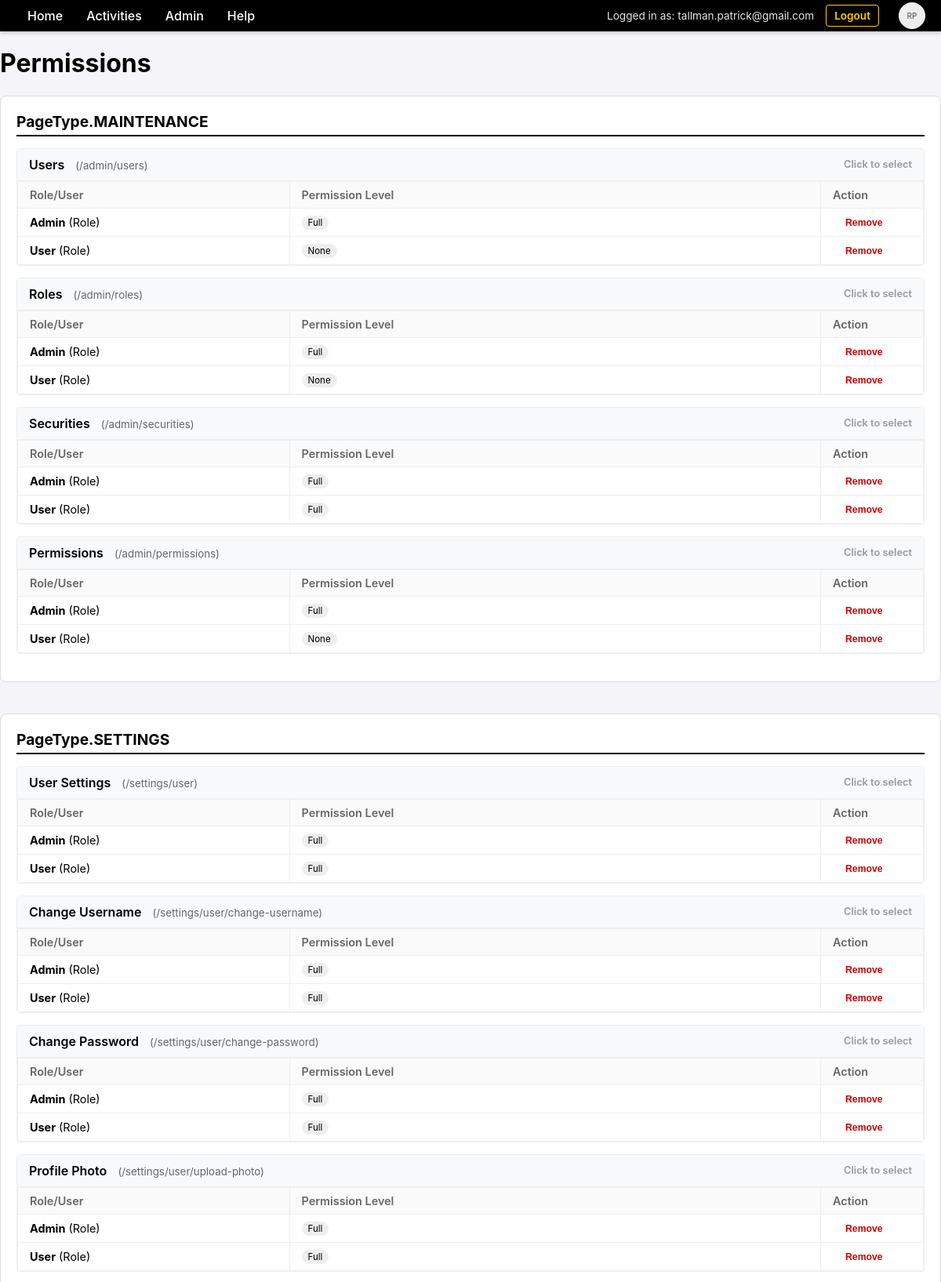
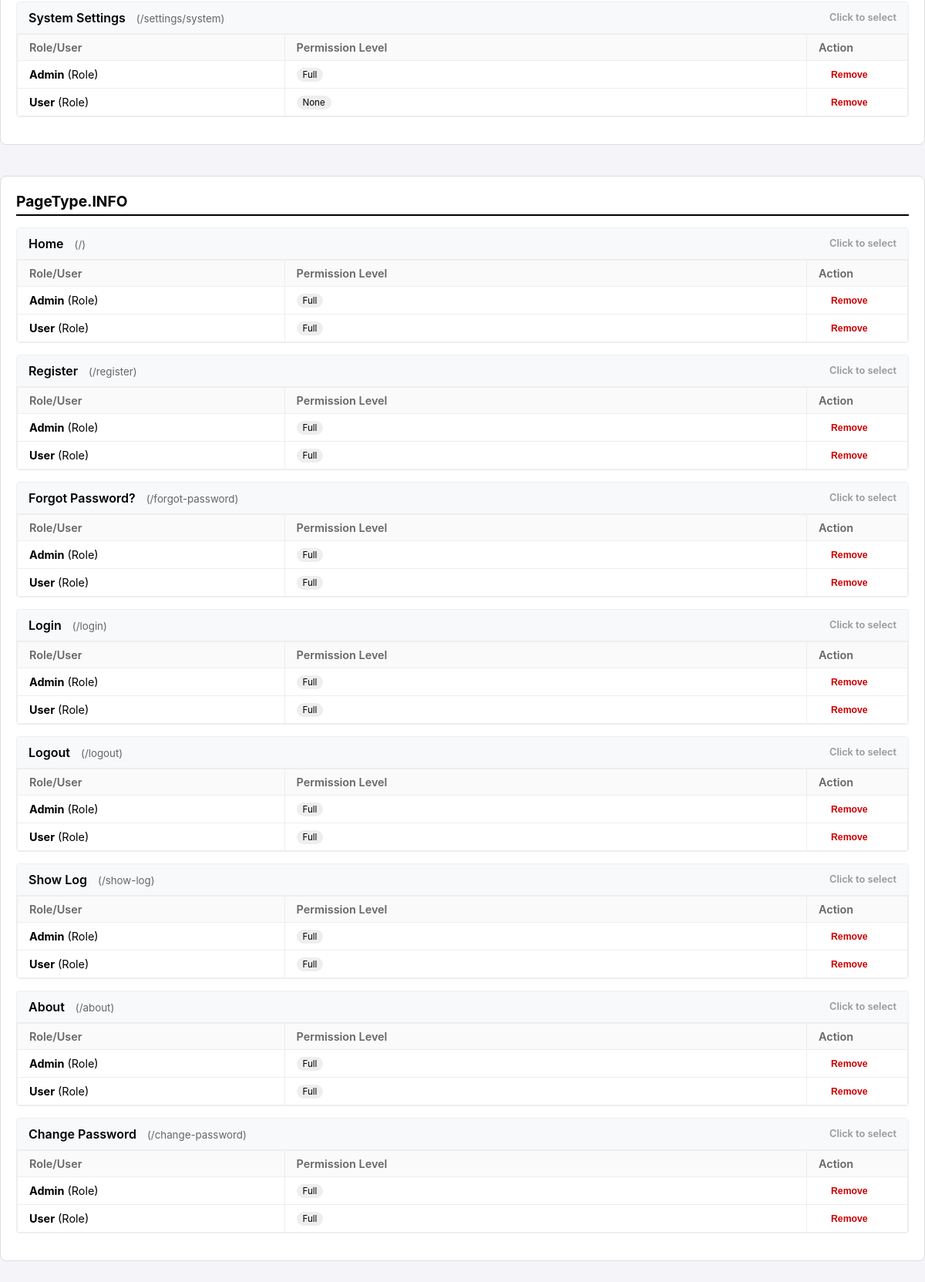
/admin/permissions (signed in), run on the app's committed database (2 pictures, top to bottom).
### database.py (models this page shows)
class User(Base):
    __tablename__ = "users"
    id = Column(Integer, primary_key=True, index=True)
    username = Column(String, unique=True, index=True)
    email = Column(String, unique=True, index=True)
    hashed_password = Column(String, nullable=True)
    is_authorized = Column(Boolean, default=True)
    force_password_change = Column(Boolean, default=False)
    provider = Column(String, default="local")
    profile_json = Column(Text, nullable=True)
    photo_url = Column(String, nullable=True)
    settings = relationship("UserSetting", back_populates="user", cascade="all, delete-orphan")
    roles = relationship("Role", secondary=user_roles, back_populates="users")
    permissions = relationship("Permission", back_populates="user", cascade="all, delete-orphan")

class Role(Base):
    __tablename__ = "roles"
    id = Column(Integer, primary_key=True, index=True)
    name = Column(String, unique=True, index=True)
    description = Column(String)
    users = relationship("User", secondary=user_roles, back_populates="roles")
    permissions = relationship("Permission", back_populates="role", cascade="all, delete-orphan")

class Permission(Base):
    __tablename__ = "permissions"
    id = Column(Integer, primary_key=True, index=True)
    page_path = Column(String, nullable=False) # e.g. "/admin/users"
    page_type = Column(SQLEnum(PageType), nullable=False)
    role_id = Column(Integer, ForeignKey("roles.id"), nullable=True)
    user_id = Column(Integer, ForeignKey("users.id"), nullable=True)
    level = Column(SQLEnum(PermissionLevel), nullable=False, default=PermissionLevel.NONE)
    role = relationship("Role", back_populates="permissions")
    user = relationship("User", back_populates="permissions")

### main.py (the view)
@app.get("/admin/permissions", response_class=HTMLResponse, tags=[PageType.MAINTENANCE])
async def list_permissions(
    request: Request,
    accept_language: str = Header(None),
    user: User = Depends(check_page_permission),
    db: Session = Depends(get_db)
):
    t = get_text(accept_language)
    permissions = db.query(Permission).all()
    roles = db.query(Role).all()
    users = db.query(User).all()
    pages = get_pages()
    page_labels = {path: t.get(label_key, path) for path, pt, label_key in pages}
    grouped = {}
    for pt in PageType:
        grouped[pt] = {}
        for path, p_type, label_key in pages:
            if p_type == pt:
                grouped[pt][path] = {
                    "label": t.get(label_key, path),
                    "subjects": {}
                }
    for p in permissions:
        pt = p.page_type
        path = p.page_path
        if pt not in grouped: grouped[pt] = {}
        if path not in grouped[pt]:
            grouped[pt][path] = {
                "label": page_labels.get(path, path),
                "subjects": {}
            }
        subject_key = f"role:{p.role_id}" if p.role_id else f"user:{p.user_id}"
        if subject_key not in grouped[pt][path]["subjects"]:
            grouped[pt][path]["subjects"][subject_key] = {
                "role": p.role,
                "user": p.user,
                "permissions": []
            }
        grouped[pt][path]["subjects"][subject_key]["permissions"].append(p)
    return templates.TemplateResponse(
        request,
        "admin_permissions.html",
        {
            "t": t,
            "user": user,
            "grouped": grouped,
            "roles": roles,
            "users": users,
            "page_types": list(PageType),
            "permission_levels": list(PermissionLevel)
        }
    )

### templates/admin_permissions.html (shortened to what this page needs)
{% extends "base.html" %}
{% block content %}
    <h1>{{ t.heading_permissions_maintenance }}</h1>
    {% for pt_key, pages in grouped.items() %}
    <div class="page-type-section">
        <div class="page-type-header">{{ pt_key }}</div>
        {% for path, data in pages.items() %}
        <div class="page-row" data-page-path="{{ path }}" data-page-label="{{ data.label }}">
            <div class="page-row-header">
                <span>{{ data.label }} <small style="color: #666; font-weight: normal; margin-left: 10px;">({{ path }})</small></span>
                <span style="font-size: 0.8em; color: #999;">{{ t.msg_click_to_select or 'Click to select' }}</span>
            </div>
            {% if data.subjects %}
            <table>
                <thead>
                    <tr>
                        <th style="width: 30%;">{{ t.label_subject }}</th>
                        <th>{{ t.label_permission_level }}</th>
                        <th style="width: 100px;">{{ t.th_action }}</th>
                    </tr>
                </thead>
                <tbody>
                    {% for s_key, s_data in data.subjects.items() %}
                    <tr class="subject-row" data-subject-key="{{ s_key }}" data-page-path="{{ path }}">
                        <td>
                            {% if s_data.role %}
                                <strong>{{ s_data.role.name }}</strong> (Role)
                            {% else %}
                                {{ s_data.user.username or s_data.user.email }} (User)
                            {% endif %}
                        </td>
                        <td>
                            {% for p in s_data.permissions %}
                                <span class="perm-badge perm-{{ p.level.value }}">{{ p.level.value }}</span>
                            {% endfor %}
                        </td>
                        <td>
                            <form action="/admin/permissions/delete-subject" method="post" style="display:inline;">
                                <button type="submit" class="remove-btn" onclick="return confirm('{{ t.msg_confirm_delete or 'Clear all permissions for this subject?' }}')">{{ t.btn_remove or 'Clear' }}</button>
                            </form>
                        </td>
                    </tr>
                    {% endfor %}
                </tbody>
            </table>
            {% else %}
                <div style="padding: 15px; color: #999; font-style: italic; font-size: 0.9em;">
                    {{ t.msg_no_permissions }}
                </div>
            {% endif %}
        </div>
        {% endfor %}
    </div>
    {% endfor %}
{% endblock %}

### templates/base.html (shortened to what this page needs)
<!DOCTYPE html>
<html>
<head>
    <link rel="stylesheet" href="/static/css/style.css">
</head>
<body>
    <div class="menu-bar">
        <div class="menu-item" data-href="/">{{ t.item_home or 'Home' }}</div>
        <div class="menu-item">{{ t.menu_activities or 'Activities' }}
        </div>
        {% if user and 'Admin' in user.roles | map(attribute='name') %}
        <div class="menu-item">{{ t.menu_admin or 'Admin' }}
        </div>
        {% endif %}
        <div class="menu-item">{{ t.menu_help }}
        </div>
        <div class="user-info">
            {% if user %}
                <span>{{ t.msg_logged_in_as }} {{ user.email }}</span>
                <a href="/logout" style="margin-right: 15px;">{{ t.nav_logout }}</a>
                <div class="menu-item" style="padding: 0;">
                    {% if user.photo_url %}
                        <img src="{{ user.photo_url }}" class="user-photo" alt="User Photo">
                    {% else %}
                        <div class="user-photo" style="display: flex; align-items: center; justify-content: center; font-size: 10px; color: #666;">
                            RP
                        </div>
                    {% endif %}
                </div>
            {% else %}
                <a href="/login">{{ t.nav_login }}</a>
                <a href="/register">{{ t.nav_register }}</a>
            {% endif %}
        </div>
    </div>
    <div class="content">
        {% block content %}{% endblock %}
    </div>
</body>
</html>

### static/css/style.css (style rules this page uses)
body { font-family: -apple-system, BlinkMacSystemFont, "Segoe UI", Roboto, Helvetica, Arial, sans-serif; margin: 0; padding: 0; background-color: #f4f4f9; }
.menu-bar { background-color: #000000; color: #ffffff; display: flex; padding: 0 20px; align-items: stretch; box-shadow: 0 2px 5px rgba(0,0,0,0.2); height: 40px; }
.menu-item { position: relative; padding: 0 15px; cursor: pointer; font-weight: 500; display: flex; align-items: center; }
.content { padding: 0; width: 100%; margin: 0; }
.user-info { margin-left: auto; display: flex; align-items: center; color: white; font-size: 0.85em; }
.user-info span { margin-right: 15px; opacity: 0.9; }
.user-info a { color: #ffcc00; font-weight: 600; text-decoration: none; padding: 5px 10px; border: 1px solid #ffcc00; border-radius: 4px; }
.user-photo { width: 32px; height: 32px; border-radius: 50%; background: #eee; margin-left: 10px; object-fit: cover; border: 1px solid #fff; }

### templates/admin_permissions.html (style rules this page uses)
.page-type-section { margin-bottom: 40px; border: 1px solid #ddd; border-radius: 8px; padding: 20px; background: #fff; }
.page-type-header { font-size: 1.2em; font-weight: bold; border-bottom: 2px solid #000; padding-bottom: 5px; margin-bottom: 15px; }
.page-row { border: 1px solid #eee; margin-bottom: 15px; border-radius: 4px; overflow: hidden; }
.page-row-header { background: #f8f9fa; padding: 10px 15px; font-weight: 600; display: flex; justify-content: space-between; align-items: center; border-bottom: 1px solid #eee; }
table { width: 100%; border-collapse: collapse; background: #fff; }
th, td { border: 1px solid #eee; padding: 8px 15px; text-align: left; font-size: 0.9em; }
th { background-color: #fafafa; color: #666; font-weight: 600; }
.perm-badge { display: inline-block; padding: 2px 8px; border-radius: 12px; background: #eee; font-size: 0.8em; margin-right: 4px; }
.remove-btn { color: #c00; font-weight: bold; border: none; background: none; cursor: pointer; margin-left: 10px; font-size: 0.85em; }

### data on the page
User: email "tallman.patrick@gmail.com"
Role: role.name "Admin" "Admin" "Admin" "Admin" "Admin" "Admin" "Admin" "Admin" "Admin" "Admin" "Admin" "Admin" "Admin" "Admin" "Admin" "Admin" "Admin"
Permission: level.value "Full"
Role: role.name "User" "User" "User" "User" "User" "User" "User" "User" "User" "User" "User" "User" "User" "User" "User" "User" "User"
Permission: level.value "None"
Permission: level.value "Full"
Permission: level.value "None"
Permission: level.value "Full"
Permission: level.value "Full"
Permission: level.value "Full"
Permission: level.value "None"
Permission: level.value "Full"
Permission: level.value "Full"
Permission: level.value "Full"
Permission: level.value "Full"
Permission: level.value "Full"
Permission: level.value "Full"
Permission: level.value "Full"
Permission: level.value "Full"
Permission: level.value "Full"
Permission: level.value "None"
Permission: level.value "Full"
Permission: level.value "Full"
Permission: level.value "Full"
Permission: level.value "Full"
Permission: level.value "Full"
Permission: level.value "Full"
Permission: level.value "Full"
Permission: level.value "Full"
Permission: level.value "Full"
Permission: level.value "Full"
Permission: level.value "Full"
Permission: level.value "Full"
Permission: level.value "Full"
Permission: level.value "Full"
Permission: level.value "Full"
Permission: level.value "Full"

### other printed values
{{ t.item_home or 'Home' }} "Home"
{{ t.menu_activities or 'Activities' }} "Activities"
{{ t.menu_admin or 'Admin' }} "Admin"
{{ t.menu_help }} "Help"
{{ t.msg_logged_in_as }} "Logged in as:"
{{ t.nav_logout }} "Logout"
{{ t.heading_permissions_maintenance }} "Permissions"
{{ pt_key }} "PageType.MAINTENANCE" "PageType.SETTINGS" "PageType.INFO"
{{ data.label }} "Users" "Roles" "Securities" "Permissions" "User Settings" "Change Username" "Change Password" "Profile Photo" "System Settings" "Home" "Register" "Forgot Password?" "Login" "Logout" "Show Log" "About" "Change Password"
{{ path }} "/admin/users" "/admin/roles" "/admin/securities" "/admin/permissions" "/settings/user" "/settings/user/change-username" "/settings/user/change-password" "/settings/user/upload-photo" "/settings/system" "/" "/register" "/forgot-password" "/login" "/logout" "/show-log" "/about" "/change-password"
{{ t.msg_click_to_select or 'Click to select' }} "Click to select" "Click to select" "Click to select" "Click to select" "Click to select" "Click to select" "Click to select" "Click to select" "Click to select" "Click to select" "Click to select" "Click to select" "Click to select" "Click to select" "Click to select" "Click to select" "Click to select"
{{ t.label_subject }} "Role/User" "Role/User" "Role/User" "Role/User" "Role/User" "Role/User" "Role/User" "Role/User" "Role/User" "Role/User" "Role/User" "Role/User" "Role/User" "Role/User" "Role/User" "Role/User" "Role/User"
{{ t.label_permission_level }} "Permission Level" "Permission Level" "Permission Level" "Permission Level" "Permission Level" "Permission Level" "Permission Level" "Permission Level" "Permission Level" "Permission Level" "Permission Level" "Permission Level" "Permission Level" "Permission Level" "Permission Level" "Permission Level" "Permission Level"
{{ t.th_action }} "Action" "Action" "Action" "Action" "Action" "Action" "Action" "Action" "Action" "Action" "Action" "Action" "Action" "Action" "Action" "Action" "Action"
{{ t.btn_remove or 'Clear' }} "Remove" "Remove" "Remove" "Remove" "Remove" "Remove" "Remove" "Remove" "Remove" "Remove" "Remove" "Remove" "Remove" "Remove" "Remove" "Remove" "Remove" "Remove" "Remove" "Remove" "Remove" "Remove" "Remove" "Remove" "Remove" "Remove" "Remove" "Remove" "Remove" "Remove" "Remove" "Remove" "Remove" "Remove"
